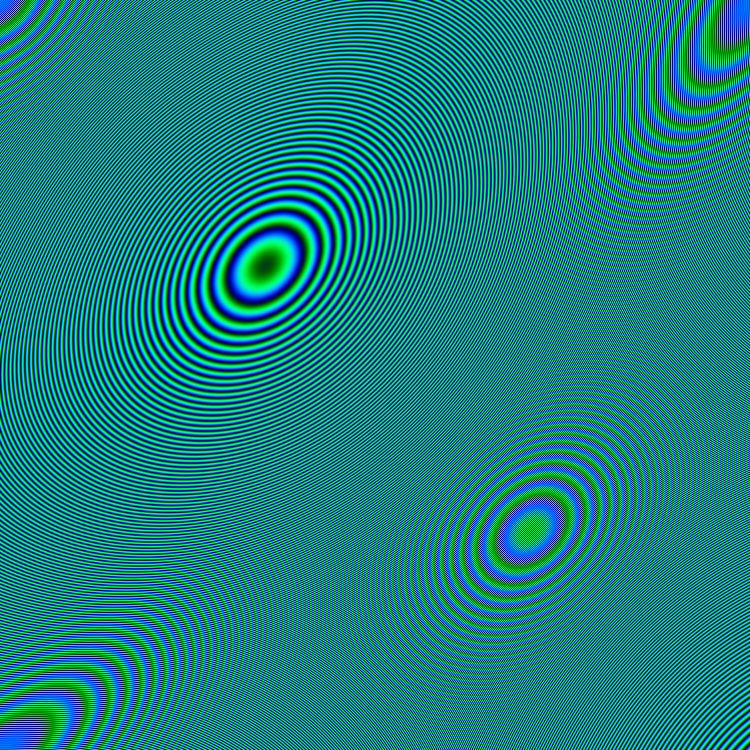
Frame 1 (no input)
Frame 60 (the mouse pressed at the canvas centre just before this capture): identical to frame 1, image omitted
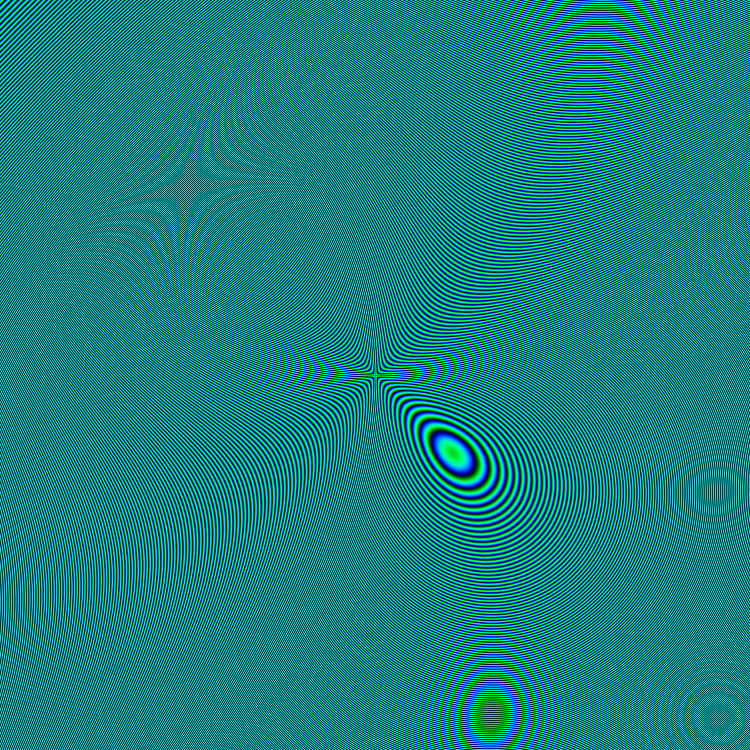
Frame 120 (the mouse held since frame 60 and released just before this capture)

The Processing sketch that drew these frames (run headless with seeded random() and noise(); from frame 60 on, the mouse is pressed at the canvas centre):

// Processing sketch: Chapter03_09
// ── Chapter03_09.pde
PImage img;
float num;

void setup() {
  size(750, 750);
  img = createImage(width, height, ARGB);
  img.loadPixels();
  num = 2;
}

void draw() {
  background(0);
  PVector mouse = new PVector(mouseX, mouseY);
  for (int y=0; y<img.height; y++) {
    int rows = y*img.width;
    for (int x=0; x<img.width; x++) {
      float dist = distance(mouse, new PVector(x, y));
      float range = map(dist, -img.width, img.width, -PI*num*y, PI*num*x);
      float xCol = map(sin(range), -1, 1, 0, 255);
      float yCol = map(cos(range), -1, 1, 0, 255);
      color col = color(0, 255-xCol, yCol);
      img.pixels[rows+x] = col;
    }
  }
  img.updatePixels();
  image(img, 0, 0);
}

float distance(PVector p1, PVector p2) {
  return p1.dist(p2);
}
